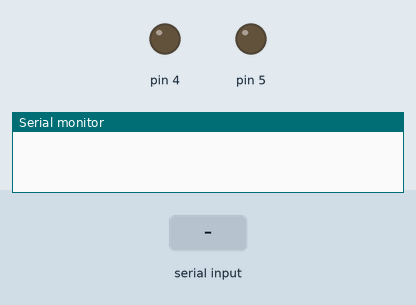
Recording of a sketch running on a simulated Arduino Uno, built with avr-gcc and run on an emulated ATmega328P. Shown: output pins drawn as LEDs (lit = HIGH), the last lines printed to the serial monitor. The inputs (shaded band) are chosen by the test bench.

Above: at 1.2 s.
1.3 s: "all LED turn on" received over the second serial link
At 2.8 s:
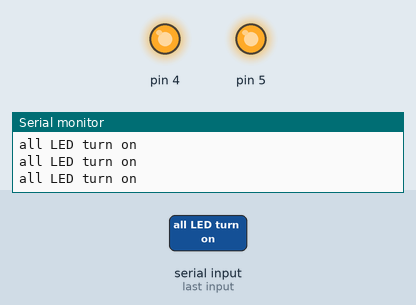
3.8 s: "first LED turn off" received over the second serial link
At 6.0 s:
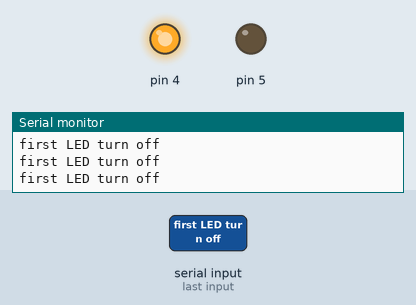
6.3 s: "all LED turn off" received over the second serial link
At 7.8 s:
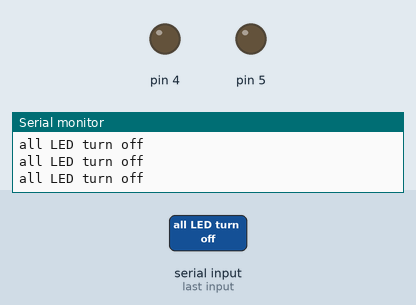
9.2 s: "first LED turn on" received over the second serial link
At 10.6 s:
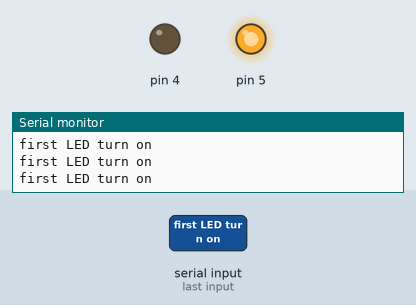
Timing chart, 0 to 12.2 s (numbered marks = the images above; inputs shaded):
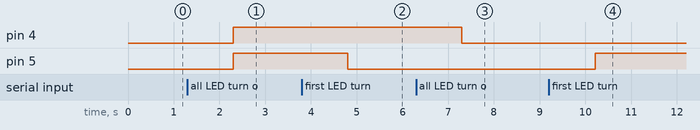

The sketch:

VoiceControlledLED.ino
```cpp
/*ariviyal*/
#include <SoftwareSerial.h>
String value;
int TxD = 6;
int RxD = 7;
SoftwareSerial bluetooth(TxD, RxD);
void setup()
{
pinMode(5, OUTPUT);
pinMode(4, OUTPUT);
Serial.begin(9600);
bluetooth.begin(9600);
}
void loop()
{
Serial.println(value);
if (bluetooth.available())
{
value = bluetooth.readString();
if (value== "all LED turn on")
{
digitalWrite(5, HIGH);
digitalWrite(4, HIGH);
}
if (value == "all LED turn off")
{
digitalWrite(5, LOW);
digitalWrite(4, LOW);
}
if (value == "first LED turn on")
{
digitalWrite(5, HIGH);
}
if (value == "second LED turn on")
{
digitalWrite(4, HIGH);
}
if (value == "first LED turn off")
{
digitalWrite(5, LOW);
}
if (value == "second LED turn off")
{
digitalWrite(4, LOW);}
}
}
```

Measured:
- after the input at 1.3 s, pin 4, pin 5: LOW → HIGH after 1.0 s
- after the input at 3.8 s, pin 5: HIGH → LOW after 1.0 s
- after the input at 6.3 s, pin 4: HIGH → LOW after 1.0 s
- after the input at 9.2 s, pin 5: LOW → HIGH after 1.0 s
